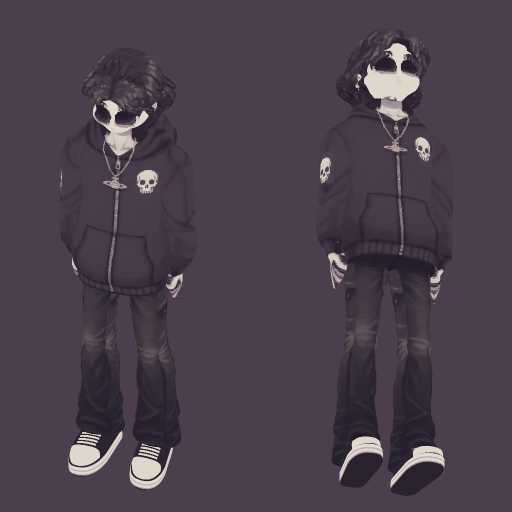
#> input picture lib/pixel_lyrics/characters/hollow/model3d/preview/angles_high_low.png, 1024 x 1024 px, given in place of head_+000.png, which was not available (shown at 1/2 size)
$ python head_ring.py
#> lines starting #> are read from the running program, lines starting #| are printed output that depends on the picture
"""Close shots round the head on one sheet. Run after build_blender.py -- --smooth --head."""
import sys

from common import *

R = WORK / (sys.argv[1] if len(sys.argv) > 1 else "render_smooth")
OUT = sys.argv[2] if len(sys.argv) > 2 else "head_ring.png"


def shot(n):
    im = Image.open(R / n).convert("RGBA")
    bg = Image.new("RGBA", im.size, BG + (255,))
    bg.alpha_composite(im)
    return bg.convert("RGB").crop((60, 40, 500, 420))


rows = [[f"head_{az:+04d}.png" for az in (0, -30, -60, -90, -120, -150)],
        [f"head_{az:+04d}.png" for az in (180, 150, 120, 90, 60, 30)],
        [f"head_low_{az:+04d}.png" for az in (-60, -30, 30, 60)] + [f"head_high_{az:+04d}.png" for az in (-60, 60)]]
sheet = Image.new("RGB", (440 * 6, 380 * 3), BG)
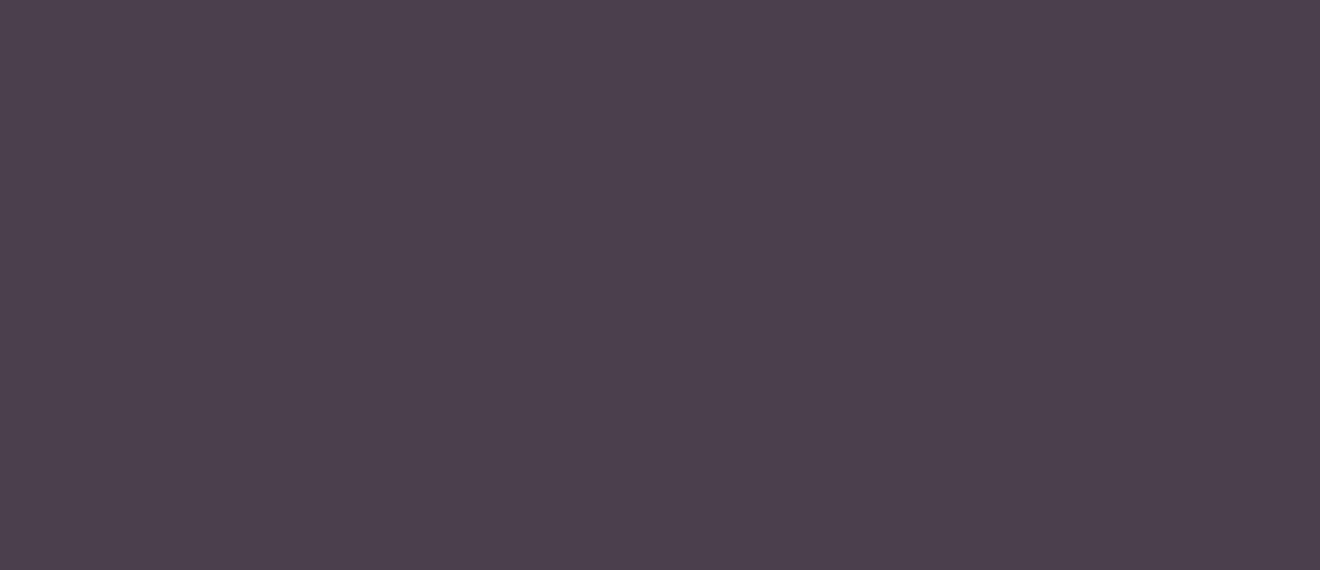
#> sheet: PIL image 2640x1140 RGB (shown at 1/2 size); mean R, G, B 75, 63, 77
for j, row in enumerate(rows):
    for i, n in enumerate(row):
        sheet.paste(shot(n), (i * 440, j * 380))
#> in shot, `bg = Image.new("RGBA", im.size, BG + (255,))`:
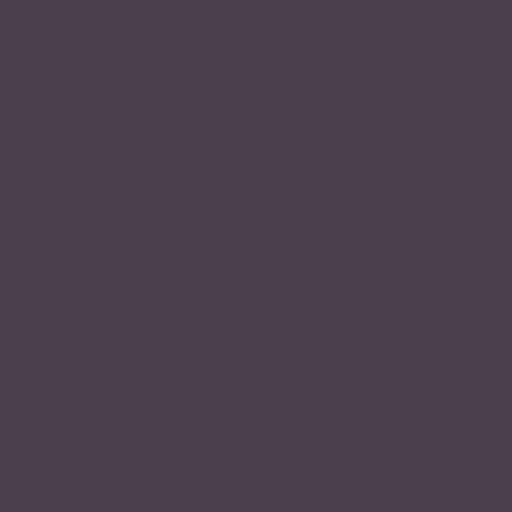
#> bg: PIL image 1024x1024 RGBA (shown at 1/2 size); mean R, G, B, A 75, 63, 77, 255
#> in shot, `return bg.convert("RGB").crop((60, 40, 500, 420))`:
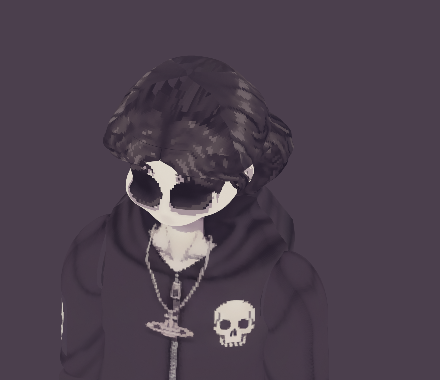
#> returned value: PIL image 440x380 RGB; mean R, G, B 77.2, 65.5, 78.3
#> (the run stopped early here; a loop or call above may not have finished)

$ run again, on lib/pixel_lyrics/characters/hollow/model3d/preview/head_sides.png
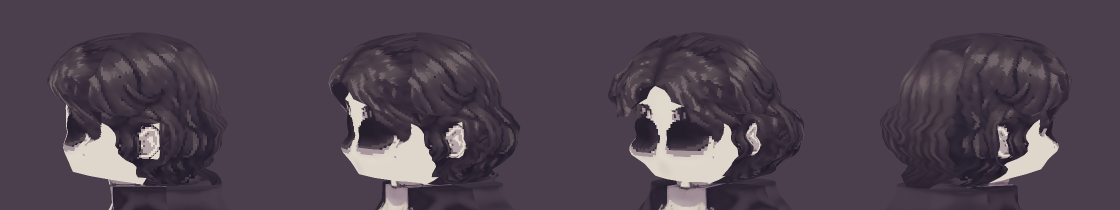
#> input picture lib/pixel_lyrics/characters/hollow/model3d/preview/head_sides.png, 2240 x 420 px, given in place of head_+000.png, which was not available (shown at 1/2 size)
#> in shot, `return bg.convert("RGB").crop((60, 40, 500, 420))`:
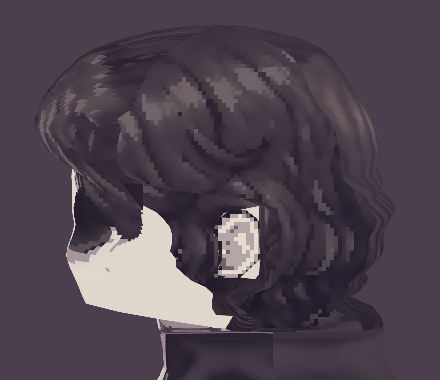
#> returned value: PIL image 440x380 RGB; mean R, G, B 79.7, 68.7, 80
